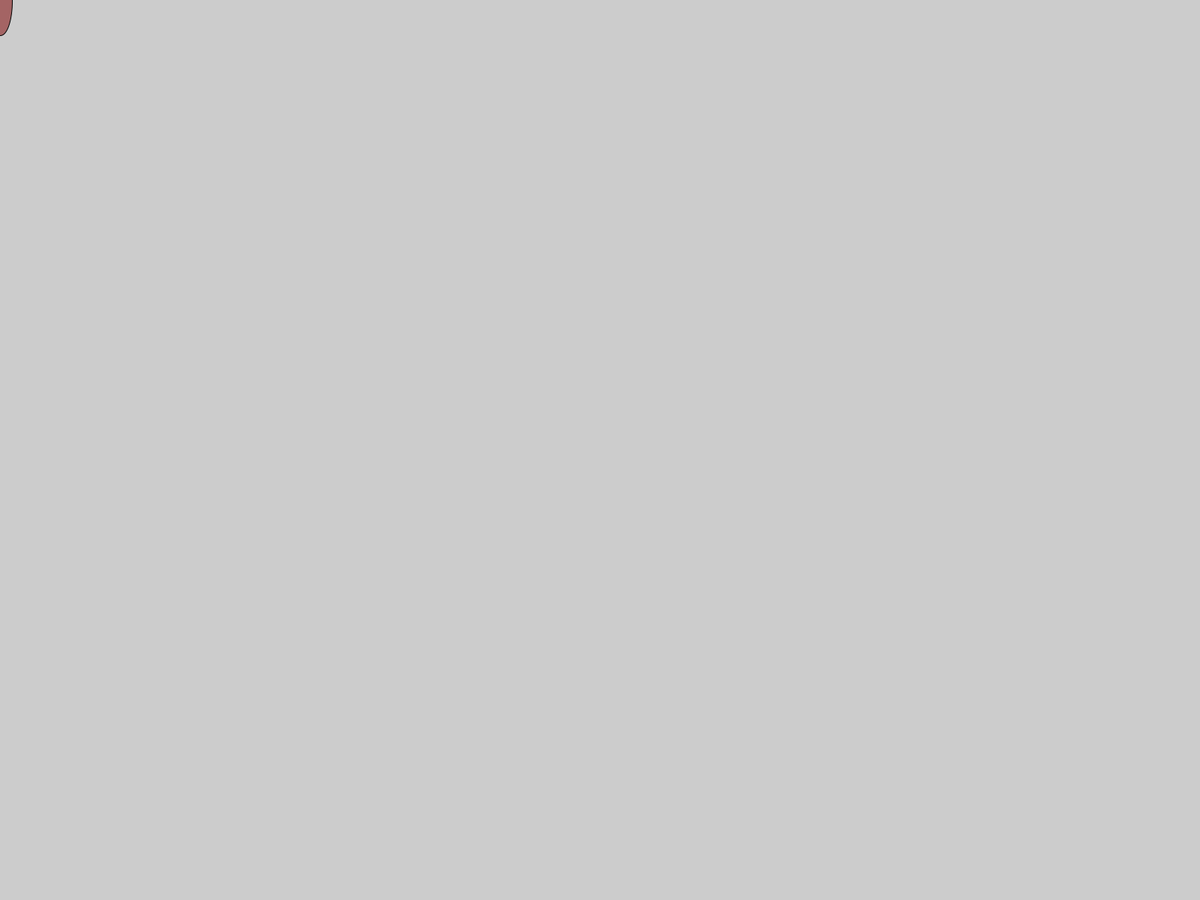
Frame 1 (no input)
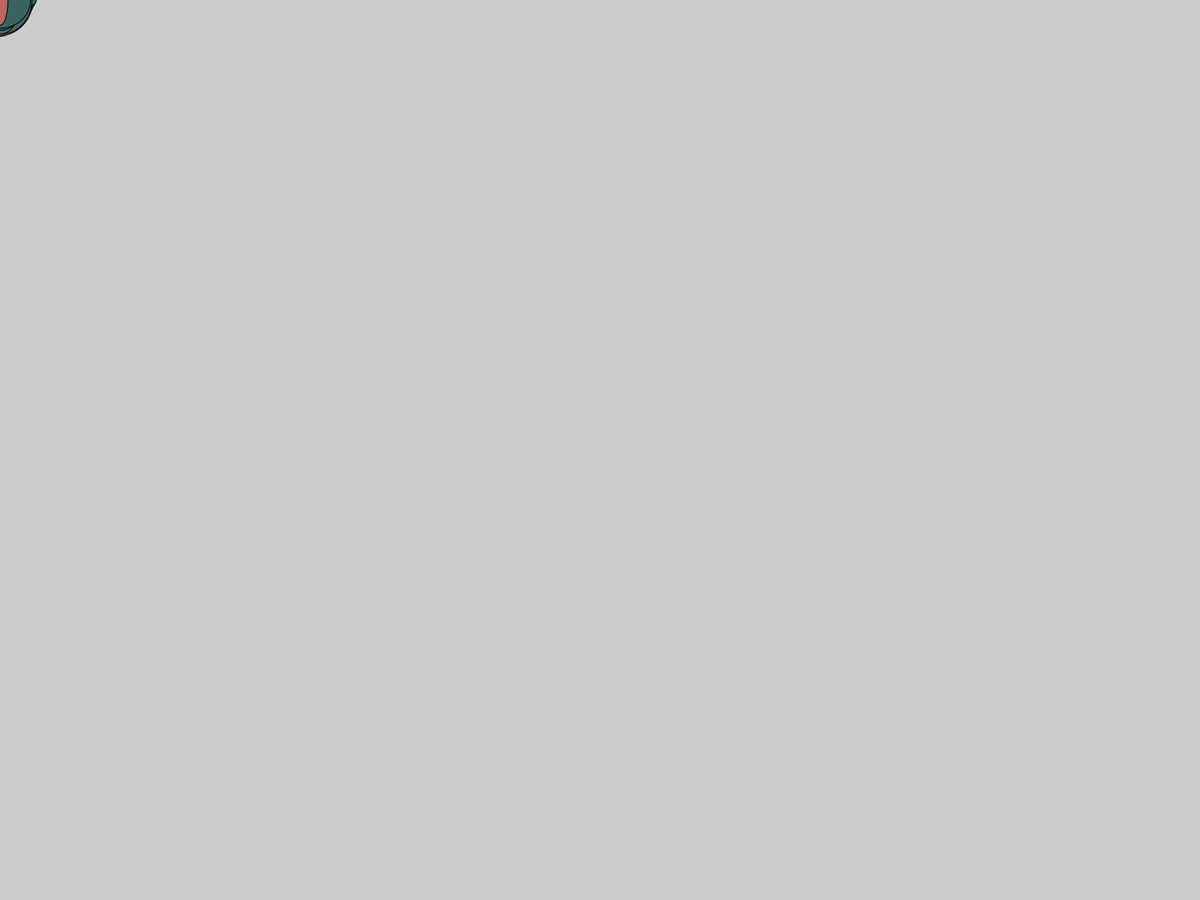
Frame 60 (the mouse pressed at the canvas centre just before this capture)
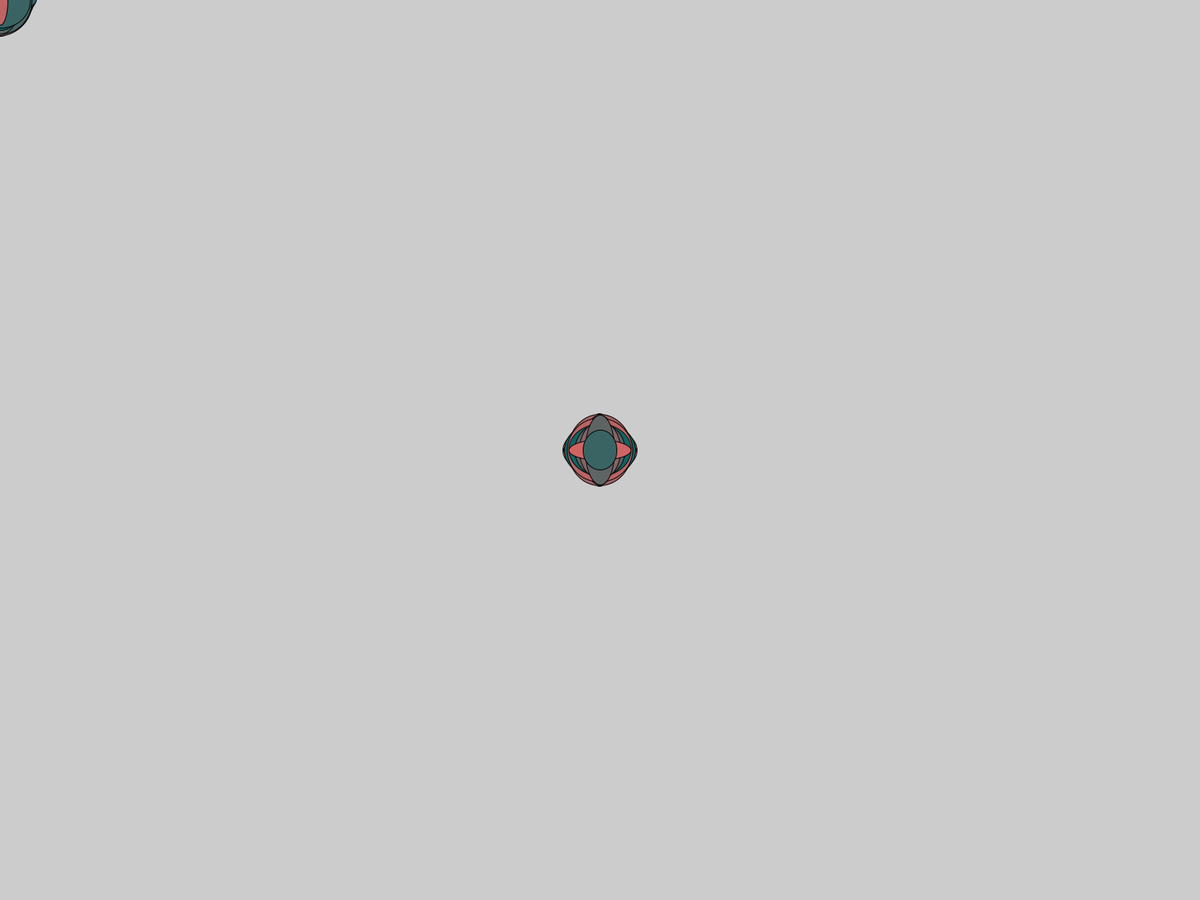
Frame 120 (the mouse held since frame 60 and released just before this capture)

The Processing sketch that drew these frames (run headless with seeded random() and noise(); from frame 60 on, the mouse is pressed at the canvas centre):

// Processing sketch: Drawing_03
// ── Drawing_03.pde

void setup()
{
  fullScreen();
}

void draw()
{ 
   fill( random(255), 100, 100 );
   ellipse( mouseX, mouseY, random(10, 100), random(10, 100) );
}
